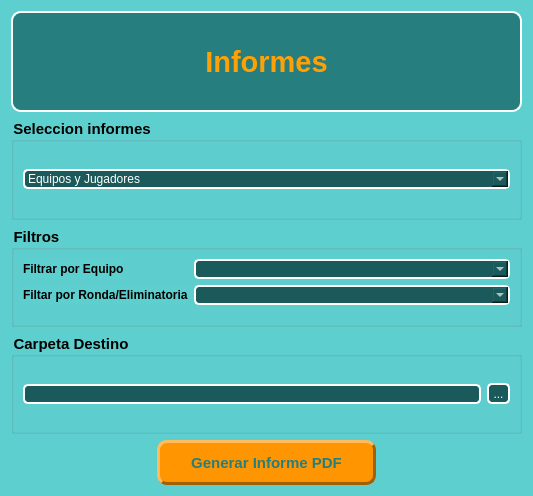
<?xml version="1.0" encoding="UTF-8"?>
<ui version="4.0">
 <class>Dialog</class>
 <widget class="QDialog" name="Dialog">
  <property name="geometry">
   <rect>
    <x>0</x>
    <y>0</y>
    <width>533</width>
    <height>496</height>
   </rect>
  </property>
  <property name="windowTitle">
   <string>Dialog</string>
  </property>
  <property name="styleSheet">
   <string notr="true">background-color: rgb(94, 207, 207);</string>
  </property>
  <layout class="QVBoxLayout" name="verticalLayout_2">
   <item>
    <layout class="QVBoxLayout" name="verticalLayout">
     <item>
      <widget class="QLabel" name="titulo_informes">
       <property name="minimumSize">
        <size>
         <width>0</width>
         <height>80</height>
        </size>
       </property>
       <property name="font">
        <font>
         <pointsize>22</pointsize>
         <bold>true</bold>
        </font>
       </property>
       <property name="styleSheet">
        <string notr="true">background-color: rgb(38, 126, 126);
color: rgb(255, 160, 6);
border: 2px solid #FFFFFF;
border-radius: 10px;</string>
       </property>
       <property name="text">
        <string>Informes</string>
       </property>
       <property name="alignment">
        <set>Qt::AlignmentFlag::AlignCenter</set>
       </property>
      </widget>
     </item>
     <item>
      <widget class="QGroupBox" name="groupBox">
       <property name="font">
        <font>
         <pointsize>11</pointsize>
         <bold>true</bold>
        </font>
       </property>
       <property name="title">
        <string>Seleccion informes</string>
       </property>
       <layout class="QHBoxLayout" name="horizontalLayout_4">
        <item>
         <widget class="QComboBox" name="comboBox_tipo_informe">
          <property name="styleSheet">
           <string notr="true">    background-color: rgb(27, 90, 90);
    color: rgb(255, 255, 255);
    border: 2px solid #FFFFFF;
    border-radius: 5px;</string>
          </property>
          <item>
           <property name="text">
            <string>Equipos y Jugadores</string>
           </property>
          </item>
          <item>
           <property name="text">
            <string>Partidos y resultados</string>
           </property>
          </item>
          <item>
           <property name="text">
            <string>Clasificacion y Eliminatorias</string>
           </property>
          </item>
         </widget>
        </item>
       </layout>
      </widget>
     </item>
     <item>
      <widget class="QGroupBox" name="groupBox_2">
       <property name="font">
        <font>
         <pointsize>11</pointsize>
         <bold>true</bold>
        </font>
       </property>
       <property name="title">
        <string>Filtros </string>
       </property>
       <layout class="QHBoxLayout" name="horizontalLayout_3">
        <item>
         <layout class="QFormLayout" name="formLayout">
          <item row="0" column="1">
           <widget class="QComboBox" name="comboBox_filtro_equipo">
            <property name="styleSheet">
             <string notr="true">    background-color: rgb(27, 90, 90);
    color: rgb(255, 255, 255);
    border: 2px solid #FFFFFF;
    border-radius: 5px;</string>
            </property>
           </widget>
          </item>
          <item row="1" column="1">
           <widget class="QComboBox" name="comboBox_filtro_ronda">
            <property name="styleSheet">
             <string notr="true">    background-color: rgb(27, 90, 90);
    color: rgb(255, 255, 255);
    border: 2px solid #FFFFFF;
    border-radius: 5px;</string>
            </property>
           </widget>
          </item>
          <item row="1" column="0">
           <widget class="QLabel" name="label_2">
            <property name="font">
             <font>
              <bold>true</bold>
             </font>
            </property>
            <property name="styleSheet">
             <string notr="true"/>
            </property>
            <property name="text">
             <string>Filtar por Ronda/Eliminatoria</string>
            </property>
           </widget>
          </item>
          <item row="0" column="0">
           <widget class="QLabel" name="label">
            <property name="font">
             <font>
              <bold>true</bold>
             </font>
            </property>
            <property name="styleSheet">
             <string notr="true"/>
            </property>
            <property name="text">
             <string>Filtrar por Equipo</string>
            </property>
           </widget>
          </item>
         </layout>
        </item>
       </layout>
      </widget>
     </item>
     <item>
      <widget class="QGroupBox" name="groupBox_3">
       <property name="font">
        <font>
         <pointsize>11</pointsize>
         <bold>true</bold>
        </font>
       </property>
       <property name="title">
        <string>Carpeta Destino</string>
       </property>
       <layout class="QHBoxLayout" name="horizontalLayout_5">
        <item>
         <layout class="QHBoxLayout" name="horizontalLayout">
          <item>
           <widget class="QLineEdit" name="lineEdit_ruta_destino">
            <property name="styleSheet">
             <string notr="true">    background-color: rgb(27, 90, 90);
    color: rgb(255, 255, 255);
    border: 2px solid #FFFFFF;
    border-radius: 5px;</string>
            </property>
            <property name="readOnly">
             <bool>true</bool>
            </property>
           </widget>
          </item>
          <item>
           <widget class="QToolButton" name="toolButton_selec_ruta">
            <property name="styleSheet">
             <string notr="true">    background-color: rgb(27, 90, 90);
    color: rgb(255, 255, 255);
    border: 2px solid #FFFFFF;
    border-radius: 5px;</string>
            </property>
            <property name="text">
             <string>...</string>
            </property>
           </widget>
          </item>
         </layout>
        </item>
       </layout>
      </widget>
     </item>
     <item>
      <layout class="QHBoxLayout" name="horizontalLayout_2" stretch="2,3,2">
       <item>
        <spacer name="horizontalSpacer">
         <property name="orientation">
          <enum>Qt::Orientation::Horizontal</enum>
         </property>
         <property name="sizeHint" stdset="0">
          <size>
           <width>40</width>
           <height>20</height>
          </size>
         </property>
        </spacer>
       </item>
       <item>
        <widget class="QPushButton" name="pushButton_generar_pdf">
         <property name="minimumSize">
          <size>
           <width>140</width>
           <height>45</height>
          </size>
         </property>
         <property name="font">
          <font>
           <pointsize>11</pointsize>
           <bold>true</bold>
          </font>
         </property>
         <property name="toolTip">
          <string>Guardar equipo en la base de datos</string>
         </property>
         <property name="styleSheet">
          <string notr="true">background-color: rgb(255, 149, 1);
color: rgb(38, 126, 126);
border:3px solid;
border-right-color: rgb(163, 95, 0);
border-bottom-color: rgb(163, 95, 0);
border-top-color: rgb(255, 187, 92);
border-left-color: rgb(255, 187, 92);
border-radius:10px;</string>
         </property>
         <property name="text">
          <string>Generar Informe PDF</string>
         </property>
        </widget>
       </item>
       <item>
        <spacer name="horizontalSpacer_2">
         <property name="orientation">
          <enum>Qt::Orientation::Horizontal</enum>
         </property>
         <property name="sizeHint" stdset="0">
          <size>
           <width>40</width>
           <height>20</height>
          </size>
         </property>
        </spacer>
       </item>
      </layout>
     </item>
    </layout>
   </item>
  </layout>
 </widget>
 <resources/>
 <connections/>
</ui>
